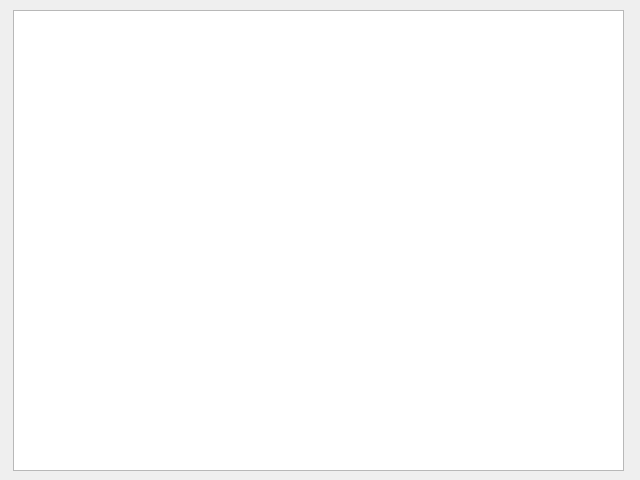
<?xml version="1.0" encoding="UTF-8"?>
<ui version="4.0">
 <class>Form</class>
 <widget class="QWidget" name="Form">
  <property name="geometry">
   <rect>
    <x>0</x>
    <y>0</y>
    <width>640</width>
    <height>480</height>
   </rect>
  </property>
  <property name="minimumSize">
   <size>
    <width>640</width>
    <height>480</height>
   </size>
  </property>
  <property name="windowTitle">
   <string>Form</string>
  </property>
  <widget class="QPlainTextEdit" name="log">
   <property name="geometry">
    <rect>
     <x>13</x>
     <y>10</y>
     <width>611</width>
     <height>461</height>
    </rect>
   </property>
   <property name="font">
    <font>
     <family>Consolas</family>
     <pointsize>12</pointsize>
     <weight>75</weight>
     <bold>true</bold>
    </font>
   </property>
   <property name="readOnly">
    <bool>true</bool>
   </property>
   <property name="centerOnScroll">
    <bool>true</bool>
   </property>
  </widget>
 </widget>
 <resources/>
 <connections/>
</ui>
